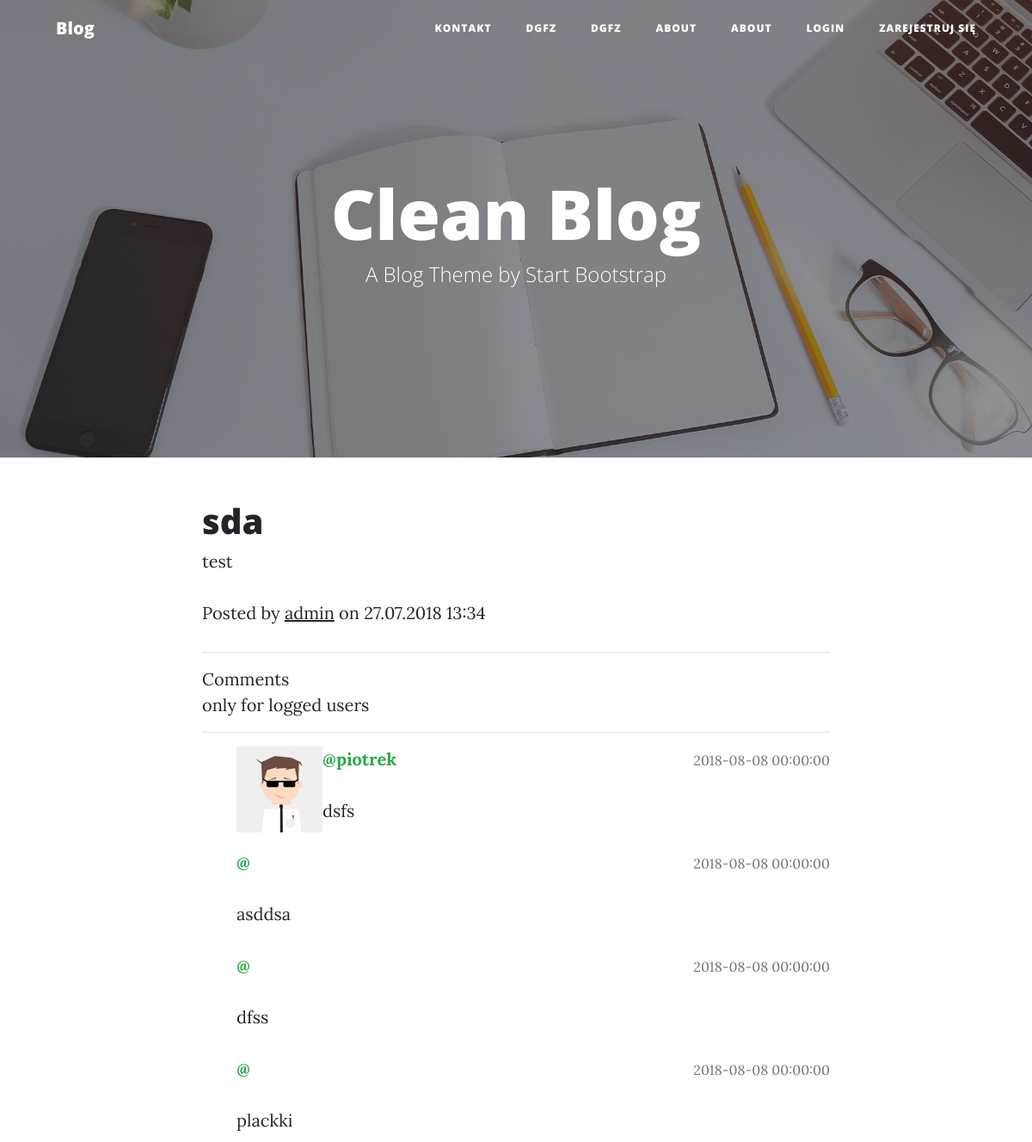
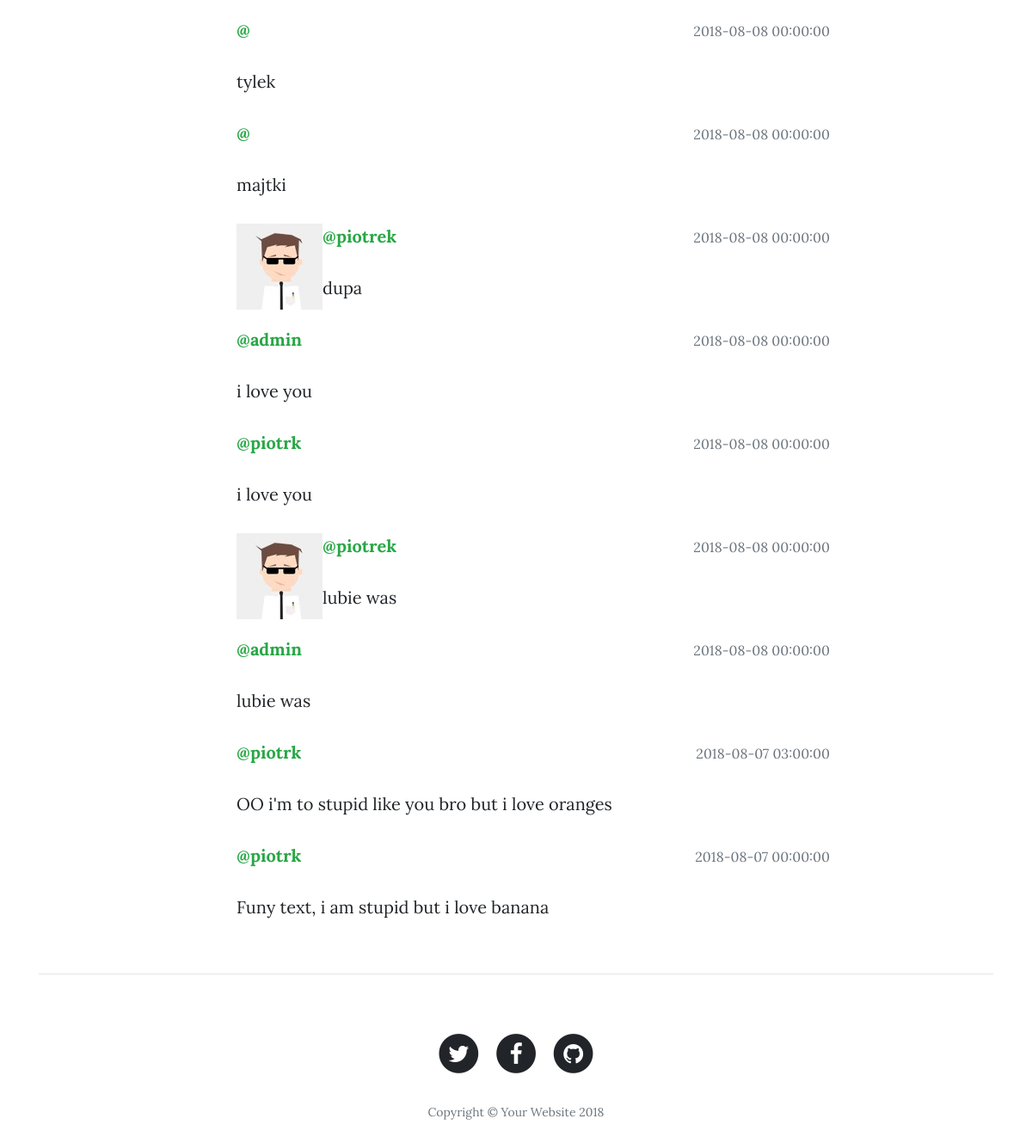
/?v=post&id=2, run on the app's committed database (2 pictures, top to bottom).
### tables this page shows
CREATE TABLE `pages` (
  `id` int(11) NOT NULL,
  `title` varchar(191) NOT NULL,
  `body` text NOT NULL,
  `published` tinyint(1) NOT NULL,
  `created_at` timestamp NOT NULL DEFAULT CURRENT_TIMESTAMP ON UPDATE CURRENT_TIMESTAMP,
  `meta_description` varchar(255) NOT NULL
);

CREATE TABLE `posts` (
  `id` int(11) NOT NULL,
  `title` varchar(255) NOT NULL,
  `body` text NOT NULL,
  `created_date` timestamp NOT NULL DEFAULT CURRENT_TIMESTAMP ON UPDATE CURRENT_TIMESTAMP,
  `published` tinyint(1) NOT NULL,
  `category_id` int(11) NOT NULL,
  `user_id` int(11) NOT NULL,
  `meta_description` varchar(255) NOT NULL
);

CREATE TABLE `users` (
  `id` int(11) NOT NULL,
  `login` varchar(30) NOT NULL,
  `email` varchar(50) NOT NULL,
  `admin` tinyint(1) NOT NULL,
  `password` varchar(191) NOT NULL,
  `photo` varchar(30) NOT NULL,
  `last_login_date` timestamp NOT NULL DEFAULT CURRENT_TIMESTAMP ON UPDATE CURRENT_TIMESTAMP,
  `last_ip` varchar(191) NOT NULL
);

CREATE TABLE `comments` (
  `id` int(11) NOT NULL,
  `text` text NOT NULL,
  `post_id` int(11) NOT NULL,
  `user_id` int(11) NOT NULL,
  `created_at` datetime NOT NULL
);

### modules/user/post.php (the view, shortened to what this page needs)
<?php
$result = $pdo->prepare('SELECT users.*, categories.name AS categoryname, posts.*  FROM `posts` LEFT JOIN categories ON posts.category_id = categories.id LEFT JOIN users ON posts.user_id = users.id WHERE posts.id = :id ');
$result->bindValue(':id', $_GET['id'] );
$result->execute();
$post = $result->fetch();
$result = $pdo->prepare('SELECT users.*, comments.* FROM comments LEFT JOIN  users ON comments.user_id = users.id WHERE comments.post_id = :post_id ORDER BY comments.id DESC');
$result->bindValue(':post_id', $post['id'] );
$result->execute();
$comments = $result->fetchall();
?>
<div class="col-lg-8 col-md-10 mx-auto">
    <h1><?php echo $post['title'] ?></h1>
    <div><?php echo $post['body'] ?></div>
    <p class="post-meta">Posted by
        <a href="#"><?php echo $post['login'] ?></a>
        on <?php
        $date = $post['created_date'];
        $date = date("d.m.Y H:i", strtotime($date));
        echo $date; ?></p>
<hr>
    <div class="row bootstrap snippets">
        <div class="col-md-12 col-md-offset-2 col-sm-12">
            <div class="comment-wrapper">
                <div class="panel panel-info">
                    <div class="panel-heading">
                        Comments
                    </div>
                    <div class="panel-body">
                        <?php
                        if (isset($_SESSION['login'])) {
                            ?>
                            <form method="POST">
                                <textarea class="form-control" name ="text" placeholder="write a comment..." rows="3"></textarea>
                                <br>
                                <button type="submit" class="btn btn-info pull-right">Post</button>
                            </form>
                            <?php
                        }
                        else{
                            echo 'only for logged users';
                        }
                        ?>
                        <hr>
                        <ul class="media-list">
                            <?php
                            if ($comments)
                            {
                            foreach ($comments as $comment) {
                            ?>
                            <li class="media">
                                <a href="#" class="pull-left">
                                    <img src="uploads/<?php echo $comment['photo'] ?>" alt="" class="img-circle">
                                </a>
                                <div class="media-body">
                                <span class="text-muted pull-right">
                                    <small class="text-muted"><?php echo $comment['created_at']; ?></small>
                                </span>
                                    <strong class="text-success">@<?php echo $comment['login']; ?></strong>
                                    <p>
                                        <?php echo $comment['text']; ?>
                                    </p>
                                </div>
                            </li>
                            <?php
                            }
                            }
                            else{
                                echo 'no comments, write first';
                            }
                            ?>
                        </ul>
                    </div>
                </div>
            </div>
        </div>
    </div>
</div>

### index.php (shortened to what this page needs)
<?php
include 'db/pdo.php';
?>
<?php
if (array_key_exists('v', $_GET)) {
	$module = $_GET['v'];
} else {
    if (isset($_SESSION['admin']))
	$module = 'posts';
    else{
        $module = 'home';
    }
}
if (isset($_SESSION['admin']))
{
    if ($_SESSION['admin'] == true)
        $moduleDir = 'modules/admin/' . $module . '.php';
    else
        $moduleDir = 'modules/user/' . $module . '.php';
}
else
    $moduleDir = 'modules/user/' . $module . '.php';
if (file_exists($moduleDir)) {
	include $moduleDir;
	$content = ob_get_contents();
    if (isset($_SESSION['admin']))
    {
        include 'layouts/admin.php';
    }
    elseif(!isset($_SESSION['admin']) || $_SESSION['admin'] == false){
        include 'layouts/user.php';
    }
} else {
	header("HTTP/1.1 404 Not Found");
}
?>

### layouts/user.php (shortened to what this page needs)
<?php
$result = $pdo->query('SELECT * FROM pages');
$pages = $result->fetchAll();
?>
<!DOCTYPE html>
<html lang="en">
<head>
  <link href="css/bootstrap/bootstrap.min.css" rel="stylesheet">
  <link href="css/font-awesome.css" rel="stylesheet" type="text/css">
  <link href="css/clean-blog.min.css" rel="stylesheet">
</head>
<body>
<nav class="navbar navbar-expand-lg navbar-light fixed-top" id="mainNav">
  <div class="container">
    <a class="navbar-brand" href="index.php?">Blog</a>
    <div class="collapse navbar-collapse" id="navbarResponsive">
      <ul class="navbar-nav ml-auto">
          <?php
          foreach ($pages as $page) {
              ?>
            <li class="nav-item">
              <a class="nav-link" href="?v=page&title=<?php echo $page['title']  ?>"><?php echo $page['title']; ?></a>
            </li>
              <?php
          }
          if (isset($_SESSION['login']))
          {
            echo '<li class="nav-item"> <a href="?v=profile" class="nav-link">' . $_SESSION['login'] . '</a></li>';
              echo '<li class="nav-item"> <a href="?logout=1"" class="nav-link">Wyloguj się</a></li>';
          }
          else{
            echo '<li class="nav-item"><a href="" class="nav-link" data-toggle="modal" data-target="#login">Login</a></li>';
              echo '<li class="nav-item"> <a href="?v=register"" class="nav-link">Zarejestruj się</a></li>';
          }
        ?>
      </ul>
    </div>
  </div>
</nav>
<header class="masthead" style="background-image: url('img/home-bg.jpg')">
  <div class="overlay"></div>
  <div class="container">
    <div class="row">
      <div class="col-lg-8 col-md-10 mx-auto">
        <div class="site-heading">
          <h1>Clean Blog</h1>
          <span class="subheading">A Blog Theme by Start Bootstrap</span>
        </div>
      </div>
    </div>
  </div>
</header>
<div class="container">
  <div class="row">
      <?php echo $content; ?>
</div>
<hr>
<footer>
  <div class="container">
    <div class="row">
      <div class="col-lg-8 col-md-10 mx-auto">
        <ul class="list-inline text-center">
          <li class="list-inline-item">
            <a href="#">
                  <span class="fa-stack fa-lg">
                    <i class="fa fa-circle fa-stack-2x"></i>
                    <i class="fa fa-twitter fa-stack-1x fa-inverse"></i>
                  </span>
            </a>
          </li>
          <li class="list-inline-item">
            <a href="#">
                  <span class="fa-stack fa-lg">
                    <i class="fa fa-circle fa-stack-2x"></i>
                    <i class="fa fa-facebook fa-stack-1x fa-inverse"></i>
                  </span>
            </a>
          </li>
          <li class="list-inline-item">
            <a href="#">
                  <span class="fa-stack fa-lg">
                    <i class="fa fa-circle fa-stack-2x"></i>
                    <i class="fa fa-github fa-stack-1x fa-inverse"></i>
                  </span>
            </a>
          </li>
        </ul>
        <p class="copyright text-muted">Copyright &copy; Your Website 2018</p>
      </div>
    </div>
  </div>
</footer>
</body>
</html>

### data on the page
pages: title "KONTAKT"
pages: title "DGFZ"
pages: title "DGFZ"
pages: title "ABOUT"
pages: title "ABOUT"
posts: title "sda", body "test", user.login "admin", created_date "27.07.2018 13:34"
comments: user.photo (picture), created_at "2018-08-08 00:00:00", user.login "piotrek", text "dsfs"
comments: created_at "2018-08-08 00:00:00", text "asddsa"
comments: created_at "2018-08-08 00:00:00", text "dfss"
comments: created_at "2018-08-08 00:00:00", text "plackki"
comments: created_at "2018-08-08 00:00:00", text "tylek"
comments: created_at "2018-08-08 00:00:00", text "majtki"
comments: user.photo (picture), created_at "2018-08-08 00:00:00", user.login "piotrek", text "dupa"
comments: created_at "2018-08-08 00:00:00", user.login "admin", text "i love you"
comments: created_at "2018-08-08 00:00:00", user.login "piotrk", text "i love you"
comments: user.photo (picture), created_at "2018-08-08 00:00:00", user.login "piotrek", text "lubie was"
comments: created_at "2018-08-08 00:00:00", user.login "admin", text "lubie was"
comments: created_at "2018-08-07 03:00:00", user.login "piotrk", text "OO i'm to stupid like you bro but i love oranges"
comments: created_at "2018-08-07 00:00:00", user.login "piotrk", text "Funy text, i am stupid but i love banana"
